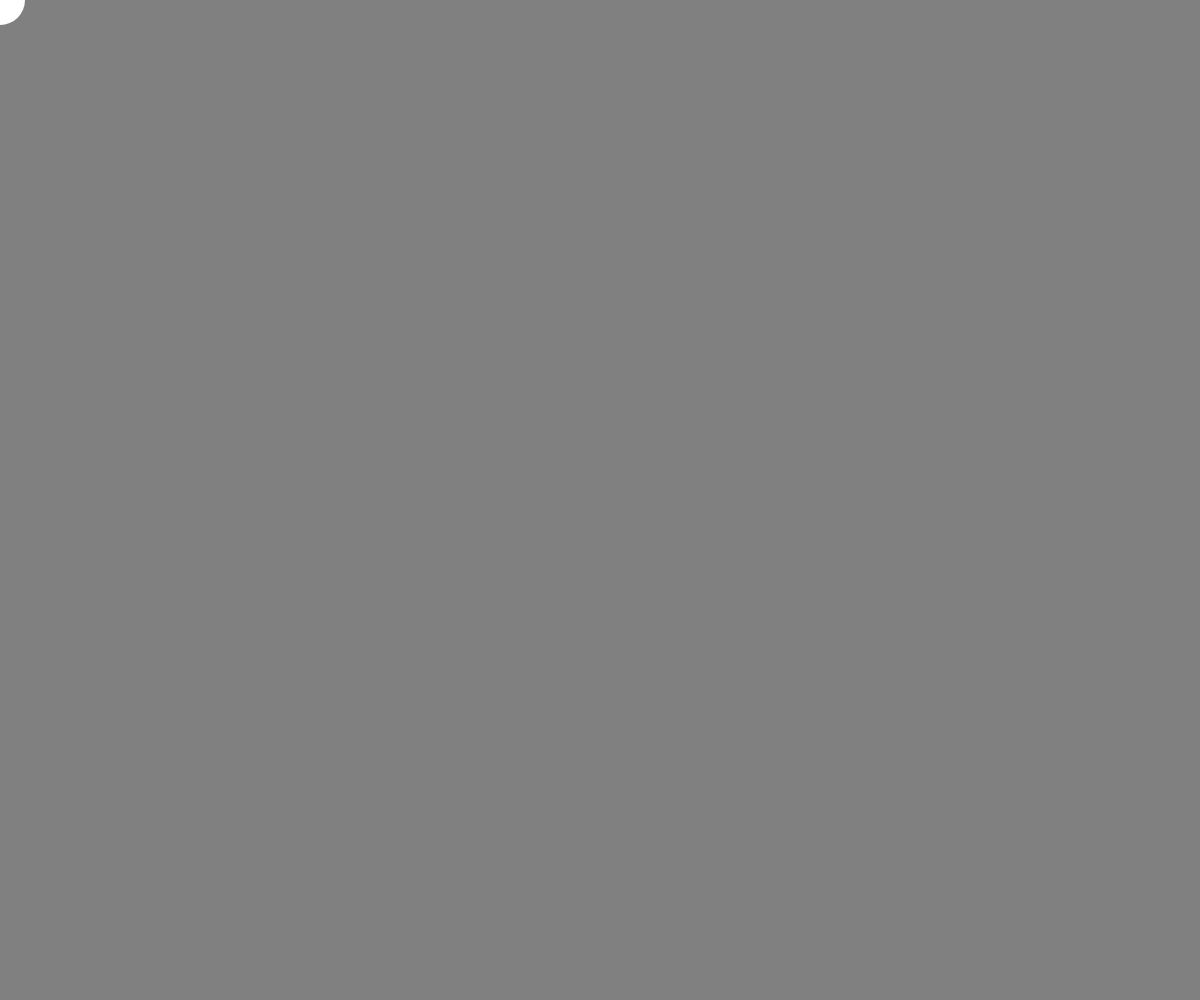
Frame 1 (no input)
Frame 60 (no input): identical to frame 1, image omitted
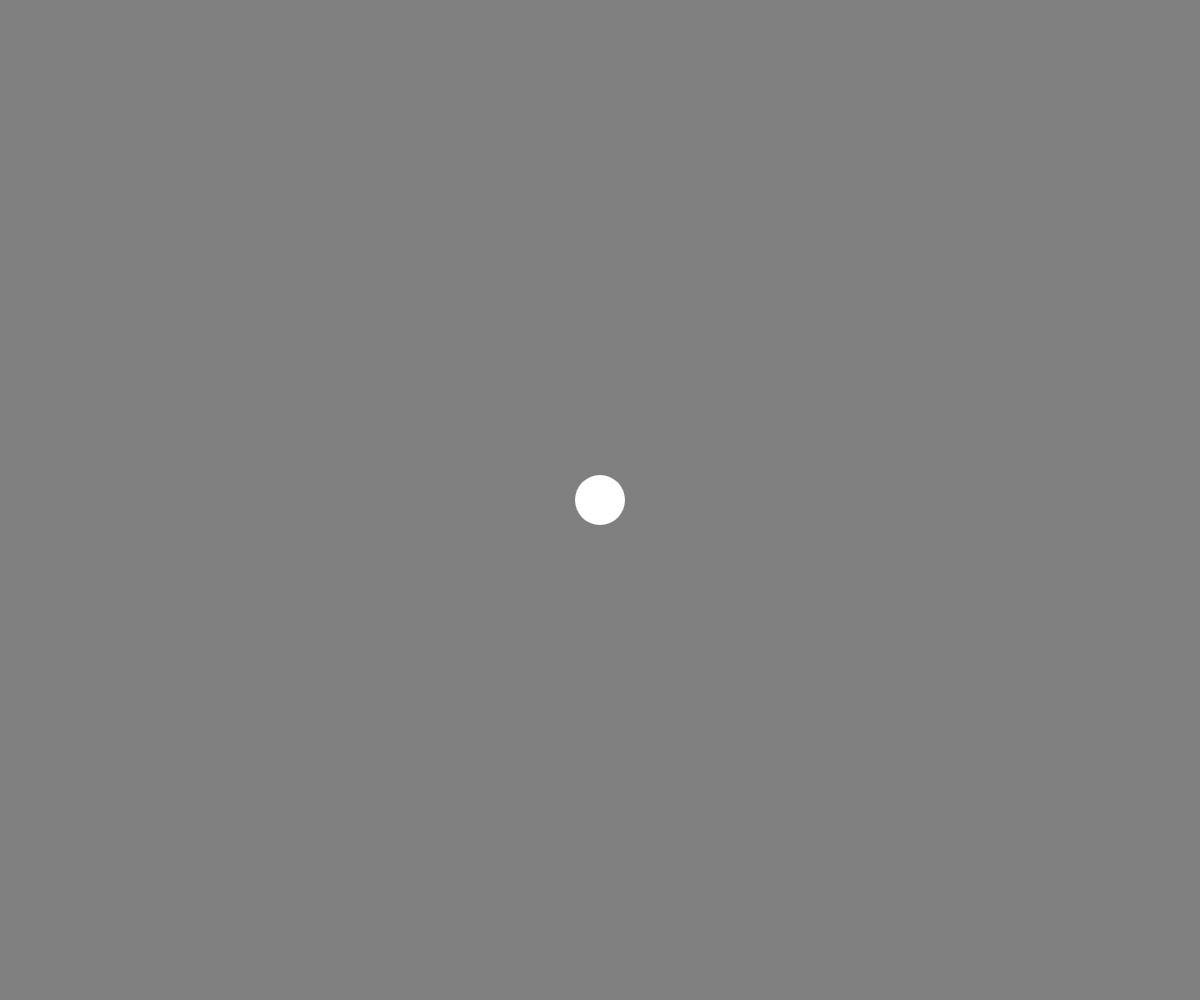
Frame 120 (the mouse pressed at the canvas centre since frame 60)

The p5.js sketch that drew these frames (run headless with seeded random() and noise() and a simulated clock; from frame 60 on, the mouse is pressed at the canvas centre):

// p5.js sketch
// ── sketch.js
function setup() {
	createCanvas(windowWidth, windowHeight);
}

function draw() {
    background('grey')

    mouseMoved()
}

function mouseMoved() {
    noStroke()
    ellipse(mouseX,mouseY,50,50)
}
